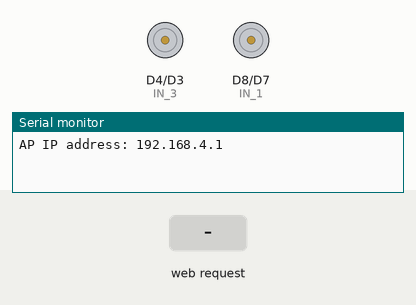
Recording of a sketch running on a simulated ESP8266 (NodeMCU). Parts: motor-driver pin pairs drawn as motors (green arrow = first pin HIGH = forward, orange = second pin HIGH = backward, longer = more drive), the last lines printed to the serial monitor. Inputs (shaded band) come from the test bench.

Above: at 1.2 s.
1.3 s: HTTP request GET /?State=up received
At 2.3 s:
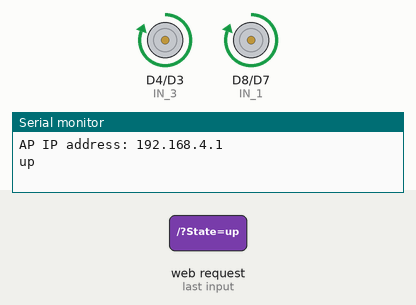
2.8 s: HTTP request GET /?State=down received
At 3.5 s:
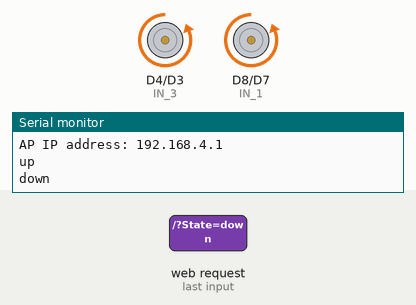
4.3 s: HTTP request GET /?State=left received
At 4.6 s:
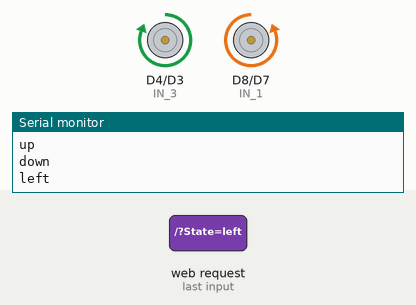
5.8 s: HTTP request GET /?State=right received
At 7.0 s:
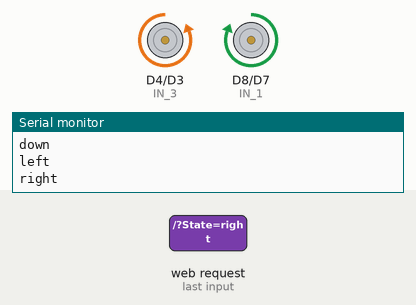
7.3 s: HTTP request GET / received
At 8.1 s:
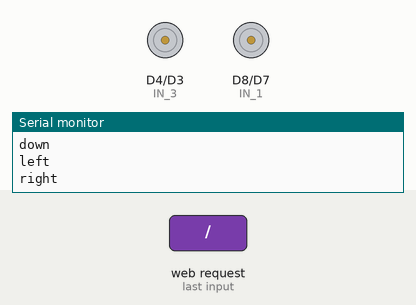
Timing chart, 0 to 9.8 s (numbered marks = the images above; inputs shaded):
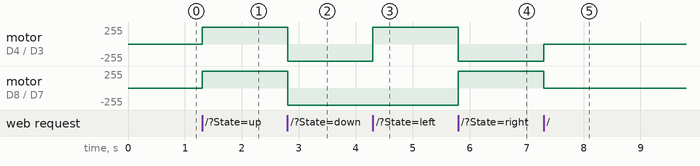

Measured:
- after the input at 1.3 s, motor on D4 (IN_3) / D3 (IN_4), motor on D8 (IN_1) / D7 (IN_2): stopped → forward 255/255 at once
- after the input at 2.8 s, motor on D4 (IN_3) / D3 (IN_4), motor on D8 (IN_1) / D7 (IN_2): forward 255/255 → backward 255/255 at once
- after the input at 4.3 s, motor on D4 (IN_3) / D3 (IN_4): backward 255/255 → forward 255/255 at once
- after the input at 5.8 s, motor on D4 (IN_3) / D3 (IN_4): forward 255/255 → backward 255/255 at once; motor on D8 (IN_1) / D7 (IN_2): backward 255/255 → forward 255/255 at once
- after the input at 7.3 s, motor on D4 (IN_3) / D3 (IN_4): backward 255/255 → stopped at once; motor on D8 (IN_1) / D7 (IN_2): forward 255/255 → stopped at once

The sketch:

main.ino
```cpp
//#define ENA   D5          // Enable/speed motors Right        GPIO14(D5)
//#define ENB   D6          // Enable/speed motors Left         GPIO12(D6)
#define IN_1  15          // L298N in1 motors Rightx          GPIO15(D8)
#define IN_2  13          // L298N in2 motors Right           GPIO13(D7)
#define IN_3  2           // L298N in3 motors Left            GPIO2(D4)
#define IN_4  0           // L298N in4 motors Left            GPIO0(D3)

#define TRIG D5
#define ECHO D6

#define LT_L 5
#define LT_R 4

#include <ESP8266WiFi.h>
#include <WiFiClient.h>
#include <ESP8266WebServer.h>

/* data received from application */
String  data = "";

int speedCar = 400;         // 400 - 1023.
int speed_Coeff = 3;

long duration;
int distance;

/* define port */
ESP8266WebServer server(80);

/* WIFI settings */
const char* ssid = "Car";

void setup() {
 Serial.begin(115200);
 pinMode(TRIG, OUTPUT);
 pinMode(ECHO, INPUT);
// pinMode(ENA, OUTPUT);
// pinMode(ENB, OUTPUT);
 pinMode(IN_1, OUTPUT);
 pinMode(IN_2, OUTPUT);
 pinMode(IN_3, OUTPUT);
 pinMode(IN_4, OUTPUT);
 pinMode(LT_L, INPUT);
 pinMode(LT_R, INPUT);

  WiFi.mode(WIFI_AP);
  WiFi.softAP(ssid);
//
  IPAddress myIP = WiFi.softAPIP();
  Serial.print("AP IP address: ");
  Serial.println(myIP);

 // Starting WEB-server
     server.on ( "/", HTTP_handleRoot );
     server.onNotFound ( HTTP_handleRoot );
     server.begin();
}

void goBack(){

      digitalWrite(IN_1, LOW);
      digitalWrite(IN_2, HIGH);
//      analogWrite(ENA, speedCar);

      digitalWrite(IN_3, LOW);
      digitalWrite(IN_4, HIGH);
//      analogWrite(ENB, speedCar);
  }

void goAhead(){

      digitalWrite(IN_1, HIGH);
      digitalWrite(IN_2, LOW);
//      analogWrite(ENA, speedCar);

      digitalWrite(IN_3, HIGH);
      digitalWrite(IN_4, LOW);
//      analogWrite(ENB, speedCar);
  }

void goRight(){

      digitalWrite(IN_1, HIGH);
      digitalWrite(IN_2, LOW);
//      analogWrite(ENA, speedCar);

      digitalWrite(IN_3, LOW);
      digitalWrite(IN_4, HIGH);
//      analogWrite(ENB, speedCar);
  }

void goLeft(){

      digitalWrite(IN_1, LOW);
      digitalWrite(IN_2, HIGH);
//      analogWrite(ENA, speedCar);

      digitalWrite(IN_3, HIGH);
      digitalWrite(IN_4, LOW);
//      analogWrite(ENB, speedCar);
  }

void stopRobot(){

      digitalWrite(IN_1, LOW);
      digitalWrite(IN_2, LOW);
//      analogWrite(ENA, speedCar);

      digitalWrite(IN_3, LOW);
      digitalWrite(IN_4, LOW);
//      analogWrite(ENB, speedCar);
 }

void lineTracker(){
      speedCar = 400;
      //line detected by both
      if(digitalRead(LT_L)==0 && digitalRead(LT_R)==0){
        //Forward
        goAhead();
      }
      //line detected by left sensor
      else if(digitalRead(LT_L)==0 && !analogRead(LT_R)==0){
        //turn left
        goLeft();
      }
      //line detected by right sensor
      else if(!digitalRead(LT_L)==0 && digitalRead(LT_R)==0){
        //turn right
        goRight();
      }
      //line detected by none
      else if(!digitalRead(LT_L)==0 && !digitalRead(LT_R)==0){
        //stop
        stopRobot();
      }
 }

 void objectAvoid(){
      digitalWrite(TRIG, LOW);
      delayMicroseconds(2);

      digitalWrite(TRIG, HIGH);
      delayMicroseconds(10);
      digitalWrite(TRIG, LOW);

      duration = pulseIn(ECHO, HIGH);
      distance = duration * 0.034 / 2;
      Serial.print(distance);

      if (distance <= 15){
        stopRobot();
        delay(500);
        goLeft();
        delay(1200);
      }
      else {
        goAhead();
      }
 }

 void loop()
{
  /* If the server available, run the "checkClient" function */
  server.handleClient();
  data = server.arg("State");

  /************************ Run function according to incoming data from application *************************/
  if (data == "up") goAhead();
  else if (data == "down") goBack();
  else if (data == "left") goLeft();
  else if (data == "right") goRight();
  else if (data == "stop") stopRobot();

  else if (data == "linetracker") lineTracker();
  else if (data == "objectavoid") objectAvoid();
  else stopRobot();
}

void HTTP_handleRoot(void) {

if( server.hasArg("State") ){
       Serial.println(server.arg("State"));
  }
  server.send ( 200, "text/html", "" );
  delay(1);
}
```
